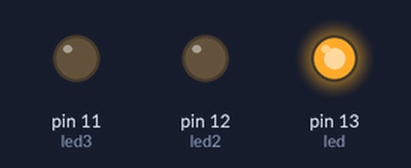
This sketch was run on a simulated Arduino Uno, built with avr-gcc and run on an emulated ATmega328P. Shown: output pins drawn as LEDs (lit = HIGH).

Above: at 0.1 s.
At 0.5 s:
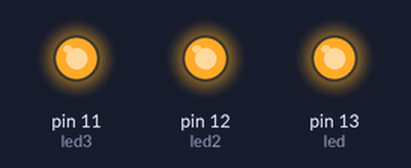
At 0.9 s:
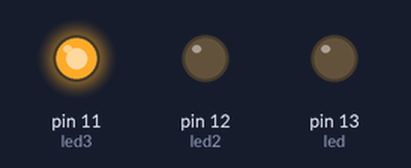
At 1.1 s:
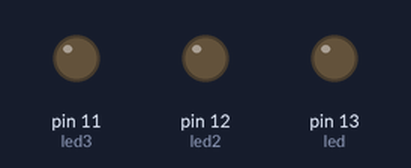
At 1.9 s:
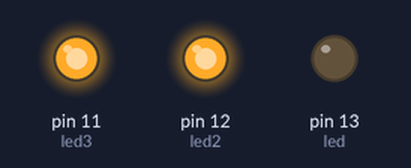
At 2.7 s:
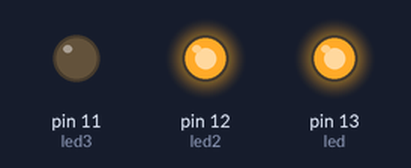
Timing chart, 0 to 3.0 s (numbered marks = the images above):
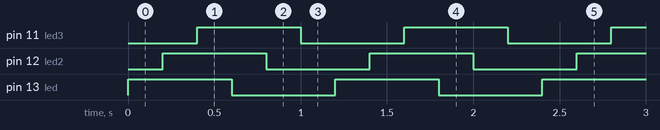

The sketch:

leds.ino
```cpp
int led =13;
int led2=12;
int led3 =11;

void setup() {
  // put your setup code here, to run once:
  pinMode(led, OUTPUT);
  pinMode(led2, OUTPUT);
  pinMode(led3, OUTPUT);
}

void loop() {
  // put your main code here, to run repeatedly:
  digitalWrite(led, HIGH);
  delay(200);
  digitalWrite(led2, HIGH);
  delay(200);
  digitalWrite(led3, HIGH);
  delay(200);
  digitalWrite(led, LOW);
  delay(200);
  digitalWrite(led2, LOW);
  delay(200);
  digitalWrite(led3, LOW);
  delay(200);

}
```

Measured:
- by itself, pin 11 (led3), pin 12 (led2), pin 13 (led): alternates HIGH for 0.60 s and LOW for 0.60 s
- by itself, everything shown: repeats every 1.2 s, in 6 steps
